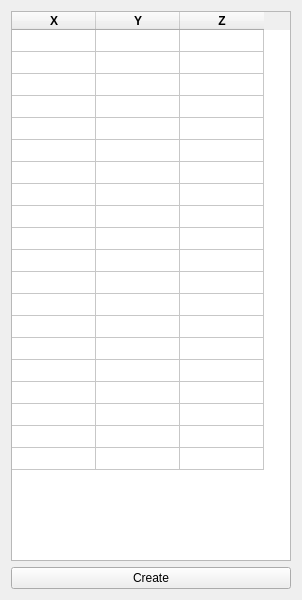
<?xml version="1.0" encoding="UTF-8"?>
<ui version="4.0">
 <class>HelloQtChildClass</class>
 <widget class="QWidget" name="HelloQtChildClass">
  <property name="geometry">
   <rect>
    <x>0</x>
    <y>0</y>
    <width>302</width>
    <height>600</height>
   </rect>
  </property>
  <property name="sizePolicy">
   <sizepolicy hsizetype="Minimum" vsizetype="Minimum">
    <horstretch>0</horstretch>
    <verstretch>0</verstretch>
   </sizepolicy>
  </property>
  <property name="minimumSize">
   <size>
    <width>234</width>
    <height>500</height>
   </size>
  </property>
  <property name="maximumSize">
   <size>
    <width>400</width>
    <height>700</height>
   </size>
  </property>
  <property name="windowTitle">
   <string>Coordinates pallet</string>
  </property>
  <property name="windowOpacity">
   <double>1.000000000000000</double>
  </property>
  <property name="inputMethodHints">
   <set>Qt::ImhPreferNumbers</set>
  </property>
  <layout class="QVBoxLayout">
   <item>
    <widget class="QTableWidget" name="tableWidget">
     <property name="inputMethodHints">
      <set>Qt::ImhFormattedNumbersOnly</set>
     </property>
     <property name="frameShadow">
      <enum>QFrame::Plain</enum>
     </property>
     <property name="lineWidth">
      <number>13</number>
     </property>
     <property name="midLineWidth">
      <number>13</number>
     </property>
     <property name="verticalScrollBarPolicy">
      <enum>Qt::ScrollBarAsNeeded</enum>
     </property>
     <property name="editTriggers">
      <set>QAbstractItemView::CurrentChanged</set>
     </property>
     <property name="rowCount">
      <number>20</number>
     </property>
     <property name="columnCount">
      <number>3</number>
     </property>
     <attribute name="horizontalHeaderCascadingSectionResizes">
      <bool>true</bool>
     </attribute>
     <attribute name="horizontalHeaderMinimumSectionSize">
      <number>38</number>
     </attribute>
     <attribute name="horizontalHeaderDefaultSectionSize">
      <number>84</number>
     </attribute>
     <attribute name="verticalHeaderVisible">
      <bool>false</bool>
     </attribute>
     <attribute name="verticalHeaderMinimumSectionSize">
      <number>5</number>
     </attribute>
     <attribute name="verticalHeaderDefaultSectionSize">
      <number>22</number>
     </attribute>
     <row/>
     <row/>
     <row/>
     <row/>
     <row/>
     <row/>
     <row/>
     <row/>
     <row/>
     <row/>
     <row/>
     <row/>
     <row/>
     <row/>
     <row/>
     <row/>
     <row/>
     <row/>
     <row/>
     <row/>
     <column>
      <property name="text">
       <string>X</string>
      </property>
      <property name="font">
       <font>
        <weight>75</weight>
        <bold>true</bold>
       </font>
      </property>
     </column>
     <column>
      <property name="text">
       <string>Y</string>
      </property>
      <property name="font">
       <font>
        <weight>75</weight>
        <bold>true</bold>
       </font>
      </property>
     </column>
     <column>
      <property name="text">
       <string>Z</string>
      </property>
      <property name="font">
       <font>
        <weight>75</weight>
        <bold>true</bold>
       </font>
      </property>
     </column>
    </widget>
   </item>
   <item>
    <widget class="QPushButton" name="pushButton">
     <property name="text">
      <string>Create</string>
     </property>
    </widget>
   </item>
  </layout>
 </widget>
 <layoutdefault spacing="6" margin="11"/>
 <resources/>
 <connections/>
</ui>
